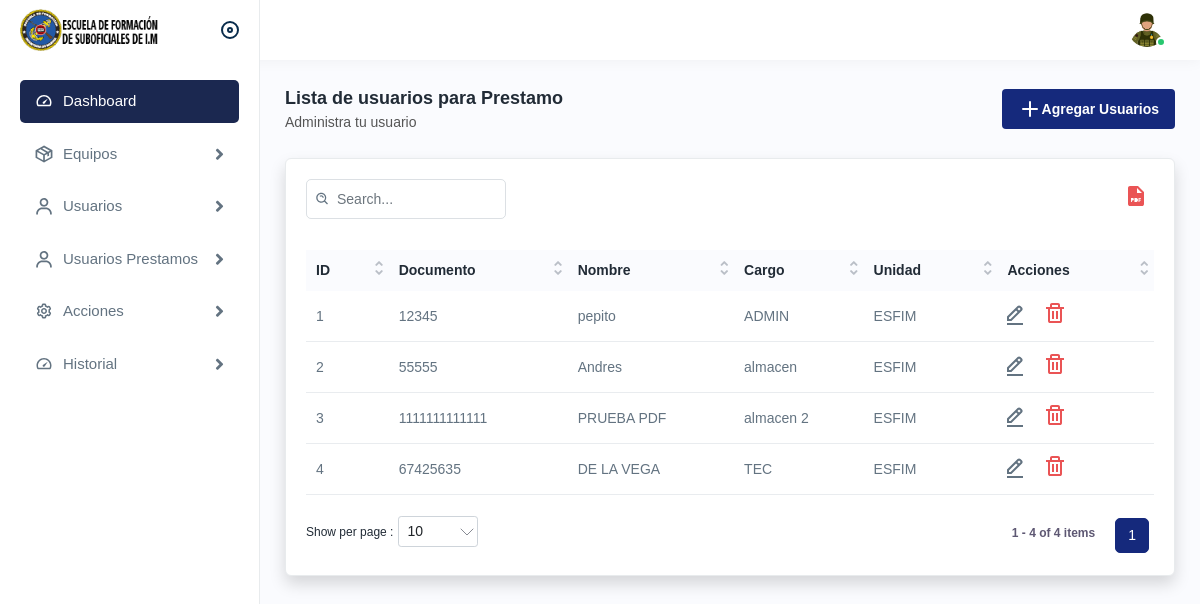
The app's page /userlists_prestamo.php (signed in), older data.
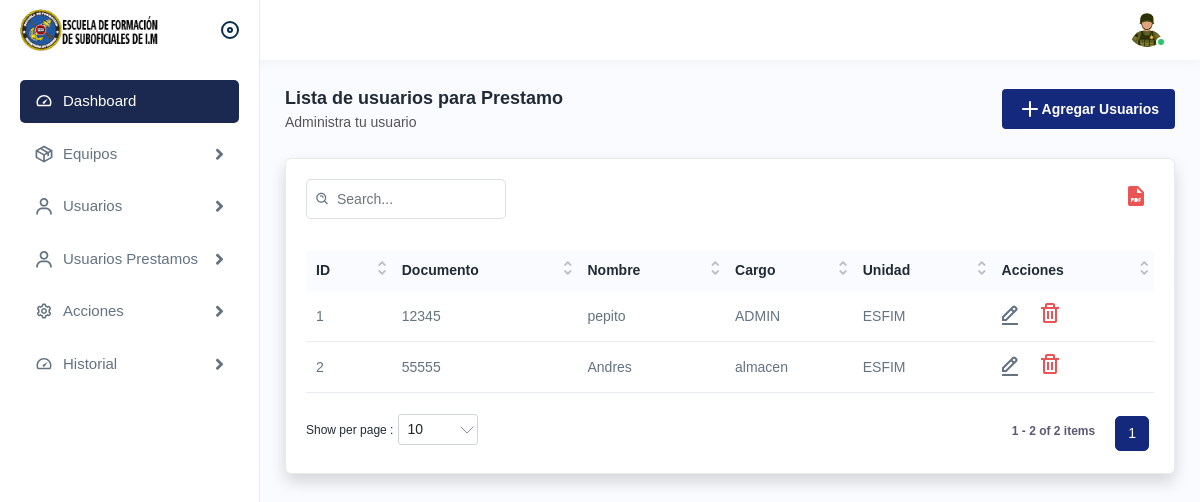
The same page, newer data.
### tables this page shows
CREATE TABLE `usuarios_prestamo` (
  `id` int(11) NOT NULL,
  `Documento` varchar(50) NOT NULL,
  `Nombre` varchar(100) NOT NULL,
  `Cargo` varchar(100) NOT NULL,
  `Unidad` varchar(100) NOT NULL
);

### userlists_prestamo.php (the view, shortened to what the changed rows need)
<!DOCTYPE html>
<html lang="en">
<head>
  <link rel="stylesheet" href="assets/css/bootstrap.min.css" />
  <link rel="stylesheet" href="assets/css/animate.css" />
  <link rel="stylesheet" href="assets/plugins/select2/css/select2.min.css" />
  <link rel="stylesheet" href="assets/css/dataTables.bootstrap4.min.css" />
  <link rel="stylesheet" href="assets/plugins/fontawesome/css/fontawesome.min.css" />
  <link rel="stylesheet" href="assets/plugins/fontawesome/css/all.min.css" />
  <link rel="stylesheet" href="assets/css/style.css" />
</head>
<body>
  <div class="page-wrapper">
    <div class="content">
      <div class="card shadow">
        <div class="card-body">
          <div class="table-top">
            <div class="search-set">
            </div>
            <div class="wordset">
            </div>
          </div>
          <div class="table-responsive">
            <table class="table datanew">
              <thead>
                <tr>
                  <th>ID</th>
                  <th>Documento</th>
                  <th>Nombre</th>
                  <th>Cargo</th>
                  <th>Unidad</th>
                  <th>Acciones</th>
                </tr>
              </thead>
              <tbody>
                <?php
                include "./conexion.php";
                $sql = $mysqli->query("SELECT * FROM usuarios_prestamo");
                $contador = 1;
                while ($datos = $sql->fetch_object()) { ?>
                  <tr>
                    <td><?php echo $contador; ?></td>
                    <td><?php echo $datos->Documento; ?></td>
                    <td><?php echo $datos->Nombre; ?></td>
                    <td><?php echo $datos->Cargo; ?></td>
                    <td><?php echo $datos->Unidad; ?></td>
                    <td>
                      <a class="me-3" href="newuseredit_prestamo.php?id=<?php echo $datos->id; ?>">
                        <img src="assets/img/icons/edit.svg" alt="img" />
                      </a>
                      <a class="me-3" href="javascript:void(0);" onclick="confirmDeletion(<?php echo $datos->id; ?>)">
                        <img src="assets/img/icons/delete.svg" alt="img" />
                      </a>
                    </td>
                  </tr>
                <?php
                  $contador++;
                } ?>
              </tbody>
            </table>
          </div>
        </div>
      </div>
    </div>
  </div>
</body>
</html>

Row changes from the older to the newer data that the page shows:
removed usuarios_prestamo: Documento "1111111111111", Nombre "PRUEBA PDF", Cargo "almacen 2", Unidad "ESFIM"
removed usuarios_prestamo: Documento "67425635", Nombre "DE LA VEGA", Cargo "TEC", Unidad "ESFIM"
Text that changed along with them:
text written by a page script: "1 1 - 4 of 4 items" → "1 1 - 2 of 2 items"
